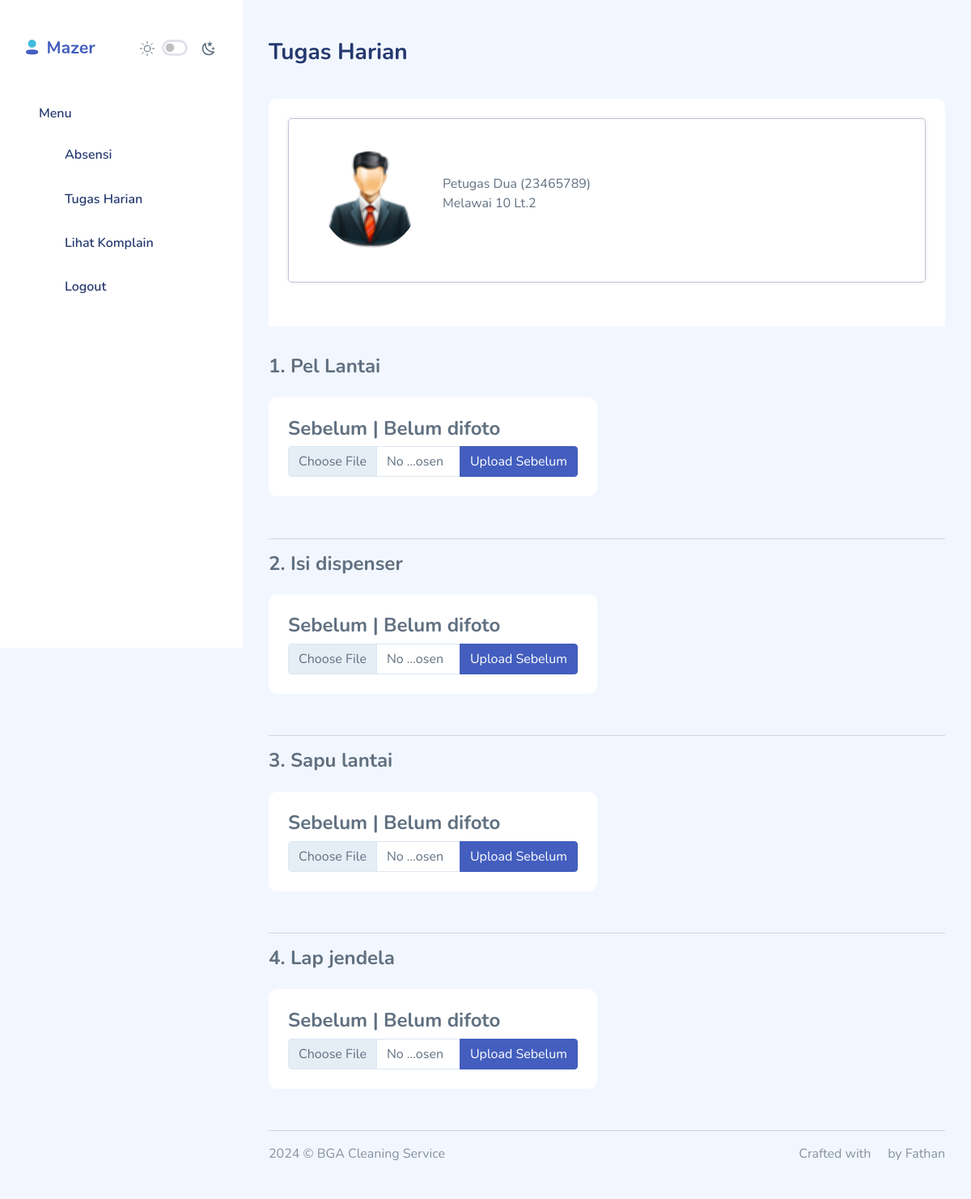
Screenshot of /petugas/tugas-harian.php (signed in) with the database file from the repository.
### tables this page shows
CREATE TABLE `lokasi` (
  `id` int(11) NOT NULL,
  `lokasi` varchar(100) NOT NULL
);

CREATE TABLE `tugas_harian` (
  `id` int(11) NOT NULL,
  `lokasi` int(11) NOT NULL,
  `details` text DEFAULT NULL,
  `status` tinyint(1) NOT NULL DEFAULT 1
);

### petugas/tugas-harian.php (the view, shortened to what this page needs)
<?php
include_once "header-main.php";
$lokasiId = $_SESSION['lokasi'];
$sql = "SELECT id, details, status
        FROM tugas_harian
        WHERE lokasi='$lokasiId'";
$result1 = mysqli_query($conn, $sql);
$tugas = mysqli_fetch_all($result1, MYSQLI_ASSOC);
?>
<div id="main">
<div class="page-heading">
    <h3>Tugas Harian</h3>
</div>
<div class="page-content">
    <section class="row">
        <div class="col-12">
            <div class="row">
                <div class="col-12">
                    <div class="card">
                        <div class="card-header">
                            <div class="comment">
                                <div class="comment-header">
                                    <div class="pr-50">
                                        <div class="avatar avatar-2xl">
                                            <?php
                                            if (isset($absensi_image)) {
                                                ?> <img src="<?php echo $absensi_image['filename']; ?>" alt="Avatar"> <?php
                                            } else {
                                               ?> <img src="..\assets\static\images\csimage\karyawan.png" alt="Avatar"> <?php
                                            }
                                            ?>
                                        </div>
                                    </div>
                                    <div class="comment-body">
                                        <div class="comment-profileName"> <?php echo $_SESSION['nama'] . " (" . $_SESSION['nik'] . ")"; ?> </div>
                                        <div class="comment-message">
                                            <p class="list-group-item-text truncate mb-20"> <?php echo $lokasiName['lokasi']; ?>  </p>
                                        </div>
                                    </div>
                                </div>
                            </div>
                        </div>
                    </div>
                    <?php
                    $flag1 = 0;
                    $numbering = 1;
                    for ($i = 0; $i <= count($tugas)-1; $i++) {
                        if ($tugas[$i]['status'] == 0) continue; ?>
                        <h4 class="card-title">
                            <?php echo $numbering . ". " . $tugas[$i]['details']; $numbering++; ?>
                        </h4>
                        <br>
                        <div class="row">
                            <div class="col-md-6 col-sm-6">
                                <div class="card">
                                    <div class="card-body">
                                        <div class="card-content">
                                                    <?php
                                            if ($flag1 == 0) { ?>
                                                <h4 class="card-title"> Sebelum | Belum difoto </h4>
                                                <form action="#" method="POST" enctype="multipart/form-data">
                                                    <fieldset>
                                                        <div class="input-group">
                                                            <input type="file" class="form-control" id="sebelumFoto" name="sebelumFoto"  aria-label="Upload" accept='image/*' capture='camera' required>
                                                            <button class="btn btn-primary" type="submit" id="btnUploadSebelum" name="btnUploadSebelum">Upload Sebelum</button>
                                                        </div>
                                                    </fieldset>
                                                </form>
                                                <?php
                                            } ?>
                                        </div>
                                    </div>
                                </div>
                            </div>
                        </div>
                        <hr>
                    <?php
                    $flag1 = 0;
                    } ?>
                </div>
            </div>
        </div>
    </section>
</div>
<?php include_once "footer-main.php"; ?>

### rows the page displays
lokasi: lokasi "Melawai 10 Lt.2"
tugas_harian: details "Pel Lantai"
tugas_harian: details "Isi dispenser"
tugas_harian: details "Sapu lantai"
tugas_harian: details "Lap jendela"

### other values shown
$_SESSION['nama'] "Petugas Dua"
$_SESSION['nik'] "23465789"
